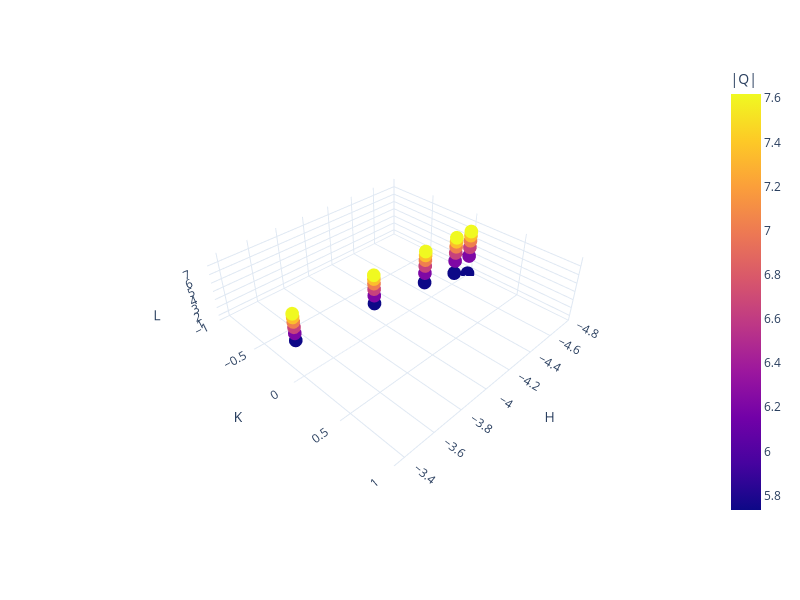

Here is the notebook cell this chart was saved with:
### Code cell
fig = px.scatter_3d(Cdf, x='H', y='K', z='L',color='|Q|')
fig.update_traces(marker_size=8)
fig.update_layout(autosize=False, width=800, height=600, template = 'plotly_white')
fig.update_scenes(aspectratio = {'x':1,'y':1,'z':.3})
fig.show()

### Figure 1 — Plotly figure (JSON) as saved in the notebook; plotly's stock layout.template omitted (floating-point values rounded to 4 significant figures)
{"data": [{"hovertemplate": "H=%{x}<br>K=%{y}<br>L=%{z}<br>|Q|=%{marker.color}<extra></extra>", "legendgroup": "", "marker": {"color": [5.734, 5.734, 5.734, 5.734, 5.734, 5.734, 5.734, 5.734, 5.734, 6.211, 6.211, 6.211, 6.211, 6.211, 6.211, 6.211, 6.211, 6.211, 6.642, 6.642, 6.642, 6.642, 6.642, 6.642, 6.642, 6.642, 6.642, 7.022, 7.022, 7.022, 7.022, 7.022, 7.022, 7.022, 7.022, 7.022, 7.349, 7.349, 7.349, 7.349, 7.349, 7.349, 7.349, 7.349, 7.349, 7.619, 7.619, 7.619, 7.619, 7.619, 7.619, 7.619, 7.619, 7.619], "coloraxis": "coloraxis", "size": 8, "symbol": "circle"}, "mode": "markers", "name": "", "scene": "scene", "showlegend": false, "type": "scatter3d", "x": [-4.757, -4.757, -4.613, -4.613, -4.328, -4.328, -3.912, -3.912, -3.377, -4.757, -4.757, -4.613, -4.613, -4.328, -4.328, -3.912, -3.912, -3.377, -4.757, -4.757, -4.613, -4.613, -4.328, -4.328, -3.912, -3.912, -3.377, -4.757, -4.757, -4.613, -4.613, -4.328, -4.328, -3.912, -3.912, -3.377, -4.757, -4.757, -4.613, -4.613, -4.328, -4.328, -3.912, -3.912, -3.377, -4.757, -4.757, -4.613, -4.613, -4.328, -4.328, -3.912, -3.912, -3.377], "y": [0.0, 0.0, 0.0, 0.0, 0.0, 0.0, 0.0, 0.0, 0.0, 0.0, 0.0, 0.0, 0.0, 0.0, 0.0, 0.0, 0.0, 0.0, 0.0, 0.0, 0.0, 0.0, 0.0, 0.0, 0.0, 0.0, 0.0, 0.0, 0.0, 0.0, 0.0, 0.0, 0.0, 0.0, 0.0, 0.0, 0.0, 0.0, 0.0, 0.0, 0.0, 0.0, 0.0, 0.0, 0.0, 0.0, 0.0, 0.0, 0.0, 0.0, 0.0, 0.0, 0.0, 0.0], "z": [0.602, 0.602, 1.788, 1.788, 2.919, 2.919, 3.962, 3.962, 4.885, 2.941, 2.941, 3.389, 3.389, 4.1, 4.1, 4.897, 4.897, 5.67, 4.084, 4.084, 4.418, 4.418, 4.984, 4.984, 5.659, 5.659, 6.339, 4.921, 4.921, 5.201, 5.201, 5.69, 5.69, 6.289, 6.289, 6.908, 5.571, 5.571, 5.82, 5.82, 6.261, 6.261, 6.81, 6.81, 7.384, 6.076, 6.076, 6.305, 6.305, 6.714, 6.714, 7.229, 7.229, 7.773]}], "layout": {"autosize": false, "coloraxis": {"colorbar": {"title": {"text": "|Q|"}}, "colorscale": [[0, "#0d0887"], [0.1111, "#46039f"], [0.2222, "#7201a8"], [0.3333, "#9c179e"], [0.4444, "#bd3786"], [0.5556, "#d8576b"], [0.6667, "#ed7953"], [0.7778, "#fb9f3a"], [0.8889, "#fdca26"], [1, "#f0f921"]]}, "height": 600, "legend": {"tracegroupgap": 0}, "margin": {"t": 60}, "scene": {"aspectratio": {"x": 1, "y": 1, "z": 0.3}, "domain": {"x": [0, 1], "y": [0, 1]}, "xaxis": {"title": {"text": "H"}, "type": "linear"}, "yaxis": {"title": {"text": "K"}, "type": "linear"}, "zaxis": {"title": {"text": "L"}, "type": "linear"}}, "width": 800}}
